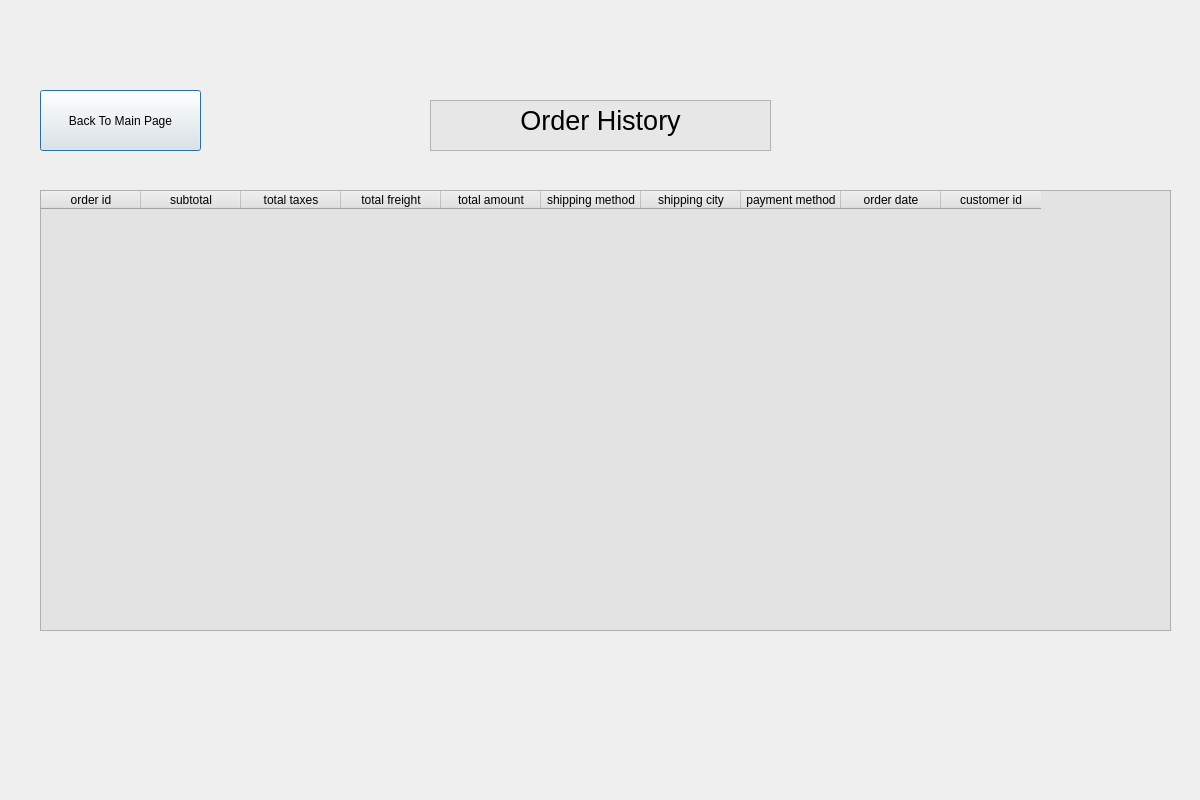
<?xml version="1.0" encoding="UTF-8"?>
<ui version="4.0">
 <class>Dialog</class>
 <widget class="QDialog" name="Dialog">
  <property name="geometry">
   <rect>
    <x>0</x>
    <y>0</y>
    <width>1200</width>
    <height>800</height>
   </rect>
  </property>
  <property name="windowTitle">
   <string>Dialog</string>
  </property>
  <widget class="QTableWidget" name="tableWidget">
   <property name="geometry">
    <rect>
     <x>40</x>
     <y>190</y>
     <width>1131</width>
     <height>441</height>
    </rect>
   </property>
   <property name="styleSheet">
    <string notr="true">background-color: rgb(227, 227, 227);</string>
   </property>
   <column>
    <property name="text">
     <string>order id</string>
    </property>
   </column>
   <column>
    <property name="text">
     <string>subtotal</string>
    </property>
   </column>
   <column>
    <property name="text">
     <string>total taxes</string>
    </property>
   </column>
   <column>
    <property name="text">
     <string>total freight</string>
    </property>
   </column>
   <column>
    <property name="text">
     <string>total amount</string>
    </property>
   </column>
   <column>
    <property name="text">
     <string>shipping method</string>
    </property>
   </column>
   <column>
    <property name="text">
     <string>shipping city</string>
    </property>
   </column>
   <column>
    <property name="text">
     <string>payment method</string>
    </property>
   </column>
   <column>
    <property name="text">
     <string>order date</string>
    </property>
   </column>
   <column>
    <property name="text">
     <string>customer id</string>
    </property>
   </column>
  </widget>
  <widget class="QTextEdit" name="textEdit">
   <property name="geometry">
    <rect>
     <x>430</x>
     <y>100</y>
     <width>341</width>
     <height>51</height>
    </rect>
   </property>
   <property name="styleSheet">
    <string notr="true">background-color: rgb(231, 231, 231);</string>
   </property>
   <property name="html">
    <string>&lt;!DOCTYPE HTML PUBLIC &quot;-//W3C//DTD HTML 4.0//EN&quot; &quot;http://www.w3.org/TR/REC-html40/strict.dtd&quot;&gt;
&lt;html&gt;&lt;head&gt;&lt;meta name=&quot;qrichtext&quot; content=&quot;1&quot; /&gt;&lt;style type=&quot;text/css&quot;&gt;
p, li { white-space: pre-wrap; }
&lt;/style&gt;&lt;/head&gt;&lt;body style=&quot; font-family:'MS Shell Dlg 2'; font-size:8.25pt; font-weight:400; font-style:normal;&quot;&gt;
&lt;p align=&quot;center&quot; style=&quot; margin-top:0px; margin-bottom:0px; margin-left:0px; margin-right:0px; -qt-block-indent:0; text-indent:0px;&quot;&gt;&lt;span style=&quot; font-size:20pt; color:#000000;&quot;&gt;Order History&lt;/span&gt;&lt;/p&gt;&lt;/body&gt;&lt;/html&gt;</string>
   </property>
  </widget>
  <widget class="QPushButton" name="backfromhistory">
   <property name="geometry">
    <rect>
     <x>40</x>
     <y>90</y>
     <width>161</width>
     <height>61</height>
    </rect>
   </property>
   <property name="styleSheet">
    <string notr="true">font: 11pt &quot;MS Shell Dlg 2&quot;;</string>
   </property>
   <property name="text">
    <string>Back To Main Page</string>
   </property>
  </widget>
 </widget>
 <resources/>
 <connections/>
</ui>
